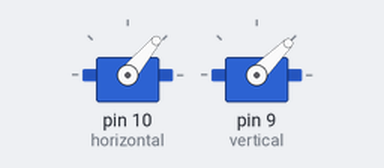
The sketch below on a simulated Arduino Uno, built with avr-gcc and run on an emulated ATmega328P. Parts: 2 × servo.

Above: at 0.1 s.
At 2.1 s:
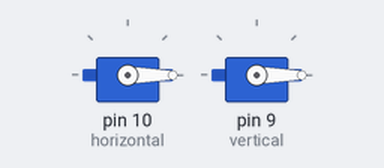
At 4.1 s:
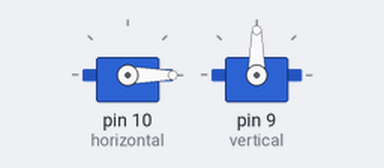
At 8.1 s:
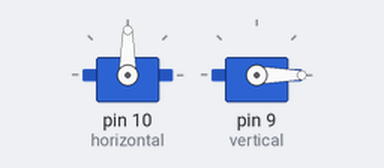
Timing chart, 0 to 9.6 s (numbered marks = the images above):
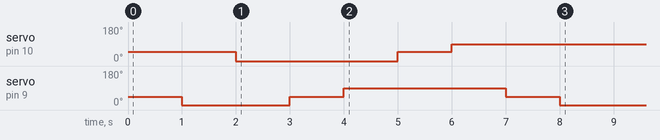

The sketch:

OLHO_MIKECERTOV.2.ino
```cpp
#include <Servo.h>

Servo horizontal;
Servo vertical;

void setup() {
  // put your setup code here, to run once:
  horizontal.attach(10);  //porta 10
  vertical.attach(9);

  olho(45, 50); // centro
  olho(0,50); //cima
  olho(0,0); // superior esquerdo
  olho(45,0);// esquerdo
  olho(90,0);//inferior esquerdo
  olho(90,50); //baixo
  olho(90,90); // inferior direito
  olho(45,90); //direito
  olho(0,90); //superior direito
}

void loop() {
  // put your main code here, to run repeatedly:
}

void olho(int vertical2, int horizontal2) {
  //porta 9
  vertical.write(vertical2);
  horizontal.write(horizontal2);
  delay(1000);
}
```
